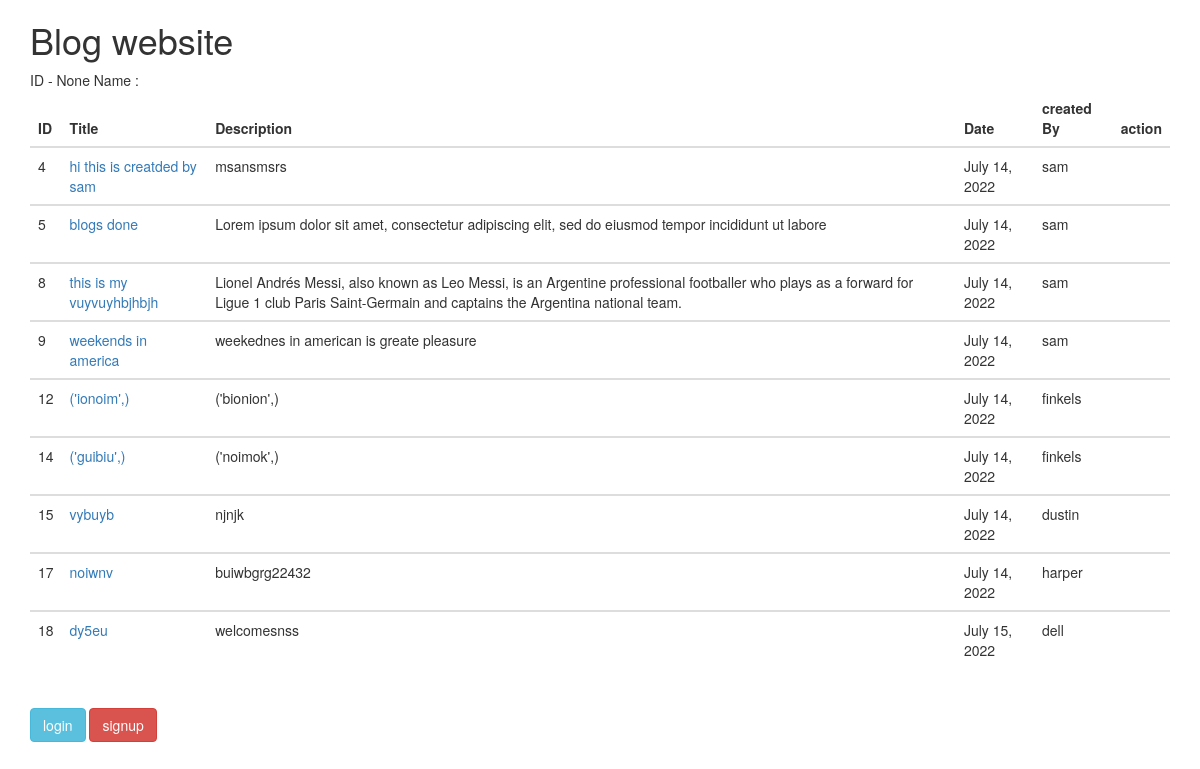
The app's page //createblog with its own data.
### blogwebsite/models.py (models this page shows)
class Blogs(models.Model):
    blodid = models.ForeignKey(User, on_delete=models.CASCADE,related_name='blogid')
    title=models.CharField(max_length=200,null=True)
    description=models.CharField(max_length=1200,null=True)
    date=models.DateField(auto_now_add=True,null=True)
    no_of_views = models.IntegerField(default=0,null=True,blank=True)

### blogwebsite/views.py (called while the page is built)
def blogindex(request):
    allblogs = Blogs.objects.all()
    return render(request,'blogindex.html',{'allblogs':allblogs})

### blogwebsite/templates/blogindex.html (shortened to what this page needs)
{% extends "layout.html" %}
{% block content %}
<bold>ID - </bold> {{user.id}} <bold>Name :  </bold> {{user.username}}
<br>
<div class="table-responsive">
    <table class="datatable table table-hover table-center mb-0">
    <thead>
    <tr>
        <th>ID</th>
        <th>Title</th>
        <th>Description</th>
        <th>Date</th>
        <th>created By</th>
        <th>action</th>
    </tr>
    </thead>
{% for i in allblogs %}
        <tbody>
        <tr>
            <td>{{i.id}}</td>
            <td><a href="{% url 'readblog' i.id %}">{{i.title}}</a></td>
            <td>{{i.description}}</td>
            <td>{{i.date}}</td>
            <td>{{i.blodid}}</td>
        </tr>
        </tbody>
{% endfor %}
        </table>
</div>
<br>
{% if user.id == Null %}
<a href="{% url 'bloglogin' %}"><button class="btn btn-info">login</button></a>
<a href="{% url 'blogregister' %}"><button class="btn btn-danger">signup</button></a>
{% endif %}
<br>
{% endblock %}

### blogwebsite/templates/layout.html (shortened to what this page needs)
<!DOCTYPE html>
<html lang="en">
<head>
  <link rel="stylesheet" href="https://maxcdn.bootstrapcdn.com/bootstrap/3.4.1/css/bootstrap.min.css">
</head>
<body>
   <div class="container">
        <h1>
            Blog website
        </h1>
    </div>
    <div class="container">
        {% block content %}
        {% endblock %}
    </div>
</body>
</html>

### records on screen
Blogs: id "4", title "hi this is creatded by sam", description "msansmsrs", date "July 14, 2022", blodid "sam"
Blogs: id "5", title "blogs done", description "Lorem ipsum dolor sit amet, consectetur adipiscing elit, sed do eiusmod tempor incididunt ut labore", date "July 14, 2022", blodid "sam"
Blogs: id "8", title "this is my vuyvuyhbjhbjh", description "Lionel Andrés Messi, also known as Leo Messi, is an Argentine professional footballer who plays as a forward for Ligue 1 club Paris Saint-Germain and captains the Argentina national team.", date "July 14, 2022", blodid "sam"
Blogs: id "9", title "weekends in america", description "weekednes in american is greate pleasure", date "July 14, 2022", blodid "sam"
Blogs: id "12", title "('ionoim',)", description "('bionion',)", date "July 14, 2022", blodid "finkels"
Blogs: id "14", title "('guibiu',)", description "('noimok',)", date "July 14, 2022", blodid "finkels"
Blogs: id "15", title "vybuyb", description "njnjk", date "July 14, 2022", blodid "dustin"
Blogs: id "17", title "noiwnv", description "buiwbgrg22432", date "July 14, 2022", blodid "harper"
Blogs: id "18", title "dy5eu", description "welcomesnss", date "July 15, 2022", blodid "dell"

### other values on screen
{{ user.id }} "None"
